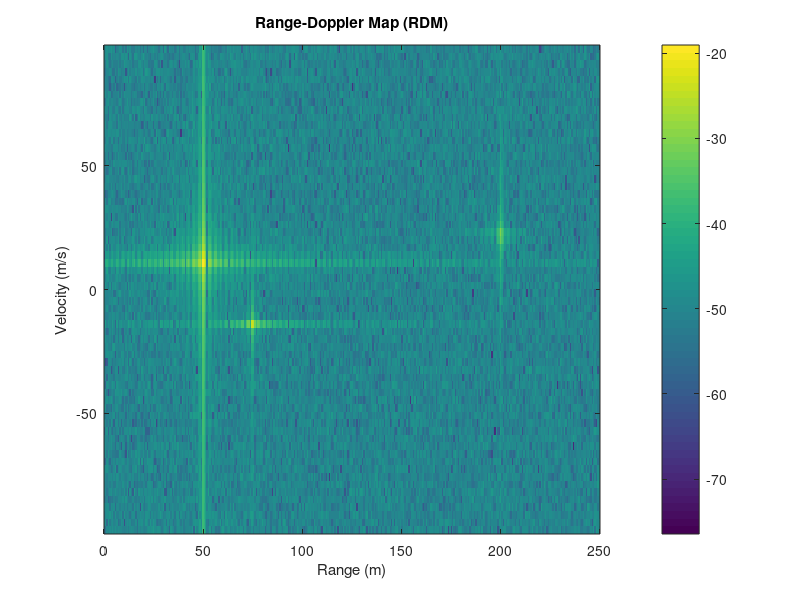

This chart was generated by the following MATLAB code:
% Parameters
c = 3e8;                        % Speed of light (m/s)
fc = 77e9;                      % Carrier frequency (Hz)
lambda = c / fc;                % Wavelength (m)
% Chirp parameters
bw = 150e6;                     % Bandwidth
T_chirp = 10e-6;                % Chirp duration (s)
k = bw / T_chirp;               % Chirp rate (slope)
fs = 2 * bw;                    % Sample rate (Hz)
% Frame parameters for velocity 
n_chirps = 64;                  % Number of chirps in a frame
T_frame = T_chirp * n_chirps;   % Total frame time

% Scenario parameters
target_range = [200, 75,  50];     % Target initial ranges (m)
target_vel = [20,  -15, 10];       % Target velocities (m/s)
target_rcs = [10,   0.8, 0.5];     % Radar Cross Section - relates to reflectivity of object
n_targets = length(target_range);  % Number of targets

% Generate Tx
t = 0 : 1/fs : T_chirp - 1/fs;      % Time vector for ONE chirp
n_samples = length(t);              % Number of samples per chirp
tx_phase = 2 * pi * (fc * t + (k/2) * t.^2);
Tx = exp(1j * tx_phase);

% Simulate Chirp Frame
Mix_matrix = zeros(n_chirps, n_samples);

for i = 1:n_chirps % Loop for each chirp
    Rx_total = zeros(1, n_samples); 
    time_at_chirp_start = (i-1) * T_chirp;

    % iterate through each target
    for j = 1:n_targets
        
        % Get this target's properties
        r0 = target_range(j);
        v0 = target_vel(j);
        
        % Calculate this target's current range
        current_range = r0 + v0 * time_at_chirp_start;
        
        % Calculate time delay for this target
        tau = (2 * current_range) / c;
        
        % Create the delayed time vector
        t_rx = t - tau;
        
        % Generate this target's reflected signal phase
        rx_phase = 2 * pi * (fc * t_rx + (k/2) * t_rx.^2);
        Rx_j = exp(1j * rx_phase);
        
        % Apply attenuation based on range and RCS
        att = target_rcs(j) / (current_range^4); 
        
        % Add this target's signal to the total
        Rx_total = Rx_total + (att * Rx_j);
    end
    % Add noise
    Rx_noisy = awgn(Rx_total, 10, 'measured');
    
    % Mix the total received signal with the transmitted
    Mix_matrix(i, :) = Tx .* conj(Rx_noisy);
end

% Process the Signal (2D FFT)
n_fft_range = 2^nextpow2(n_samples); 
range_fft = fft(Mix_matrix, n_fft_range, 2); 
n_fft_vel = 2^nextpow2(n_chirps);  
rdm = fftshift(fft(range_fft, n_fft_vel, 1), 1);

% Create Axes for Plotting 
f_beat_axis = fs * (0:(n_fft_range/2)) / n_fft_range;
range_axis = (f_beat_axis * c) / (2 * k);

fs_doppler = 1 / T_chirp; 
doppler_freq_axis = linspace(-fs_doppler/2, fs_doppler/2, n_fft_vel);
vel_axis = (doppler_freq_axis * lambda) / 2;

% Visualize the Range-Doppler Map (RDM)
figure;
rdm_plot = abs(rdm(:, 1:n_fft_range/2+1));
imagesc(range_axis, vel_axis, 10*log10(rdm_plot));
title('Range-Doppler Map (RDM)');
xlabel('Range (m)');
ylabel('Velocity (m/s)');
colorbar;
axis xy; 
xlim([0, 250]);

% Find the Peak - only finds strongest target
[max_val, max_idx] = max(rdm_plot(:));
[vel_idx, range_idx] = ind2sub(size(rdm_plot), max_idx);
fprintf('Detected STRONGEST target at:\n');
fprintf('  Range:    %.2f m\n', range_axis(range_idx));
fprintf('  Velocity: %.2f m/s\n', vel_axis(vel_idx));


% Find and Print the 3 Strongest Peaks
% 
% num_peaks_to_find = 3;
% 
% % Make a copy of the RDM plot, as we will be modifying it
% rdm_search_plot = rdm_plot;
% 
% % Set a "suppression neighborhood" size. This prevents finding multiple
% % bins from the same target. You may need to tune these values.
% range_suppression_bins = 5;  % Suppress +/- 3 bins in range
% vel_suppression_bins = 5;    % Suppress +/- 3 bins in velocity
% 
% fprintf('Detected %d strongest targets:\n', num_peaks_to_find);
% 
% for k = 1:num_peaks_to_find
%     % Find the single strongest peak in the current search plot
%     [max_val, max_idx] = max(rdm_search_plot(:));
% 
%     % Check if the peak is just noise (value is near zero)
%     if max_val < 1e-6 % A small threshold to stop searching in empty noise
%         fprintf('  (No more significant targets found)\n');
%         break;
%     end
% 
%     % Convert the linear index to (row, col) / (velocity, range)
%     [vel_idx, range_idx] = ind2sub(size(rdm_search_plot), max_idx);
% 
%     % Print this peak's info
%     fprintf('  Target %d:\n', k);
%     fprintf('    Range:    %.2f m\n', range_axis(range_idx));
%     fprintf('    Velocity: %.2f m/s\n', vel_axis(vel_idx));
%     fprintf('    Strength: %.4f (linear magnitude)\n', max_val);
% 
%     % --- Suppress this peak so we don't find it again ---
%     % Define the boundaries of the neighborhood to suppress
%     r_min = max(1, range_idx - range_suppression_bins);
%     r_max = min(size(rdm_search_plot, 2), range_idx + range_suppression_bins);
%     v_min = max(1, vel_idx - vel_suppression_bins);
%     v_max = min(size(rdm_search_plot, 1), vel_idx + vel_suppression_bins);
% 
%     % Set this whole neighborhood to 0 in the search plot
%     rdm_search_plot(v_min:v_max, r_min:r_max) = 0;
% end